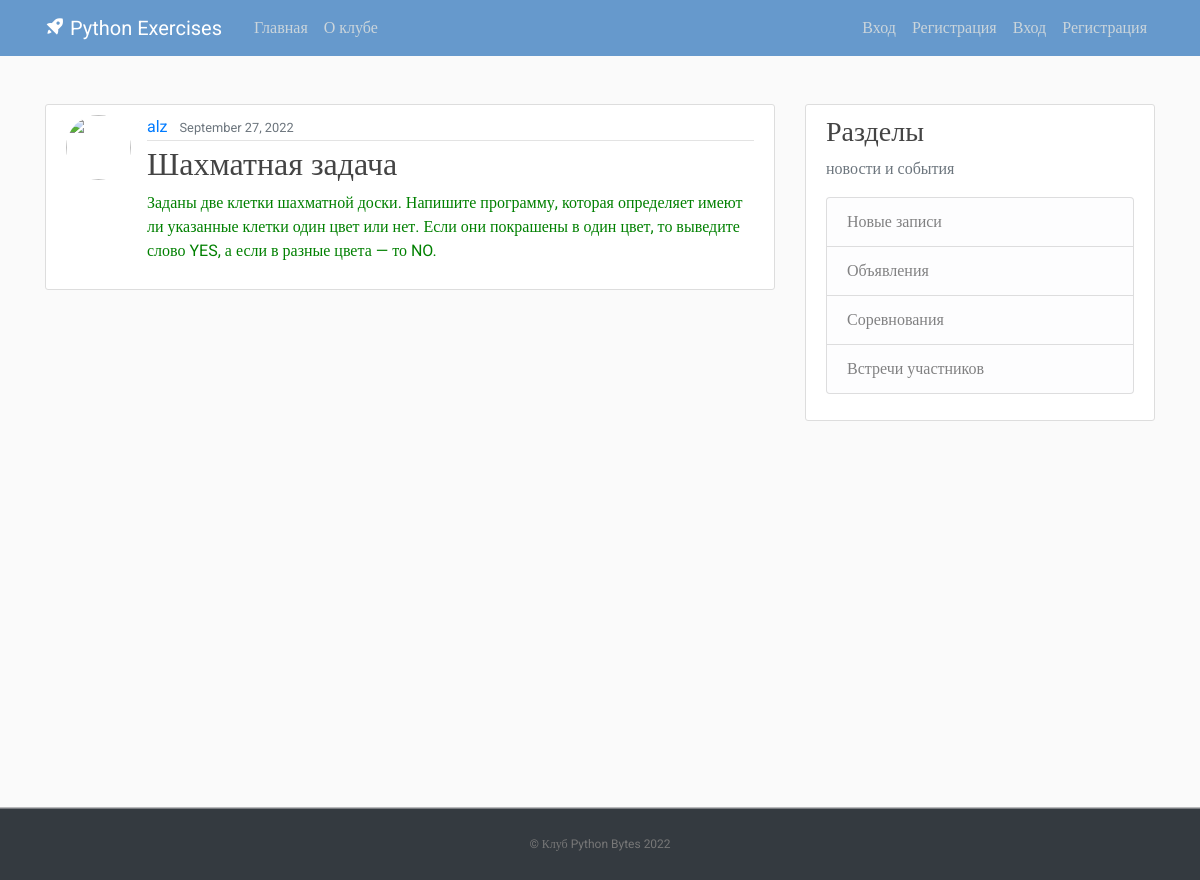
The app's page /post/4/ with its own data.
### ToDo/models.py (models this page shows, shortened)
class Post(models.Model):
    title = models.CharField(max_length=100)
    content = models.TextField()
    date_posted = models.DateTimeField(default=timezone.now)
    author = models.ForeignKey(User, on_delete=models.CASCADE)

### ToDo/views.py (the view)
# urls.py: path('post/<int:pk>/', PostDetailView.as_view(), name='post-detail'),
class PostDetailView(DetailView):
    model = Post

### templates/ToDo/post_detail.html (shortened to what this page needs)
{% extends "ToDo/base.html" %}
{% block content %}
  <article class="media content-section">
    <img class="rounded-circle article-img" src="{{ object.author.profile.image.url }}">
    <div class="media-body">
      <div class="article-metadata">
        <a class="mr-2" href="#">{{ object.author }}</a>
        <small class="text-muted">{{ object.date_posted|date:"F d, Y" }}</small>
      </div>
      <h2 class="article-title">{{ object.title }}</h2>
      <p class="article-content">{{ object.content }}</p>
    </div>
  </article>
{% endblock content %}

### templates/ToDo/base.html (shortened to what this page needs)
﻿{% load static %}
<!DOCTYPE html>
<html>
<head>
     <link rel="stylesheet" href="https://maxcdn.bootstrapcdn.com/bootstrap/4.0.0/css/bootstrap.min.css">
     <link rel="stylesheet" type="text/css" href="{% static 'ToDo/main.css' %}">
     <link href='https://unpkg.com/boxicons@2.1.2/css/boxicons.min.css' rel='stylesheet'>
</head>
<body>
    <header class="site-header">
      <nav class="navbar navbar-expand-md navbar-dark bg-blue fixed-top">
        <div class="container">
          <a class="navbar-brand mr-4" href="{% url 'ToDo-home' %}"><i class='bx bxs-rocket bx-tada-hover'></i> Python Exercises</a>
          <div class="collapse navbar-collapse" id="navbarToggle">
            <div class="navbar-nav mr-auto">
              <a class="nav-item nav-link " href="{% url 'ToDo-home' %}">Главная</a>
              <a class="nav-item nav-link" href="{% url 'ToDo-about' %}">О клубе</a>
            </div>
            <div class="navbar-nav">
                {% if user.is_authenticated %}
                <a class="nav-item nav-link" href="{% url 'post-create' %}">Новая запись</a>
            	<a class="nav-item nav-link" href="{% url 'profile' %}">Профиль</a>
            	<a class="nav-item nav-link" href="{% url 'logout' %}">Выход</a>
          	{% else %}
            	<a class="nav-item nav-link" href="{% url 'login' %}">Вход</a>
            	<a class="nav-item nav-link" href="{% url 'register' %}">Регистрация</a>
          	{% endif %}
              <a class="nav-item nav-link" href="#">Вход</a>
              <a class="nav-item nav-link" href="#">Регистрация</a>
            </div>
          </div>
        </div>
      </nav>
    </header>
    <main role="main" class="container">
      <div class="row">
        <div class="col-md-8">
          {% block content %}{% endblock %}
        </div>
        <div class="col-md-4">
          <div class="content-section">
            <h3>Разделы</h3>
            <p class='text-muted'>новости и события
              <ul class="list-group">
                <li class="list-group-item list-group-item-light">Новые записи</li>
                <li class="list-group-item list-group-item-light">Объявления</li>
                <li class="list-group-item list-group-item-light">Соревнования</li>
                <li class="list-group-item list-group-item-light">Встречи участников</li>
              </ul>
            </p>
          </div>
        </div>
      </div>
    </main>
    <footer class="text-center bg-dark">
      <p><a href="{% url 'ToDo-home' %}">© Клуб Python Bytes 2022</a></p>
    </footer>
</body>
</html>

### static/ToDo/main.css (style rules this page uses)
body, html { width:100%; height:100% }
body { margin:0; padding:0; background: #fafafa; color: green; margin-top: 5rem; font-family:Roboto; }
h1, h2, h3, h4, h5, h6 { color: #444444; }
ul { margin: 0; }
.bg-blue { background-color: #6699cc; }
.site-header .navbar-nav .nav-link { color: #cbd5db; }
.content-section { background: #ffffff; padding: 10px 20px; border: 1px solid #dddddd; border-radius: 3px; margin-bottom: 20px; }
.article-title { color: #444444; }
.article-content { white-space: pre-line; }
.article-img { height: 65px; width: 65px; margin-right: 16px; }
.article-metadata { padding-bottom: 1px; margin-bottom: 4px; border-bottom: 1px solid #e3e3e3 }
footer { position: sticky!important; top: 100%; padding-top:25px; padding-bottom:25px; border-top:1px solid #ddd; }
footer p { margin:2px; text-align:center; padding:0 40px; color:#fff; font-size:12px; }
footer a { color:#777 }

### records on screen
Post: author "alz", date_posted "September 27, 2022", title "Шахматная задача", content "Заданы две клетки шахматной доски. Напишите программу, которая определяет имеют ли указанные клетки один цвет или нет. Если они покрашены в один цвет, то выведите слово YES, а если в разные цвета — то NO."
